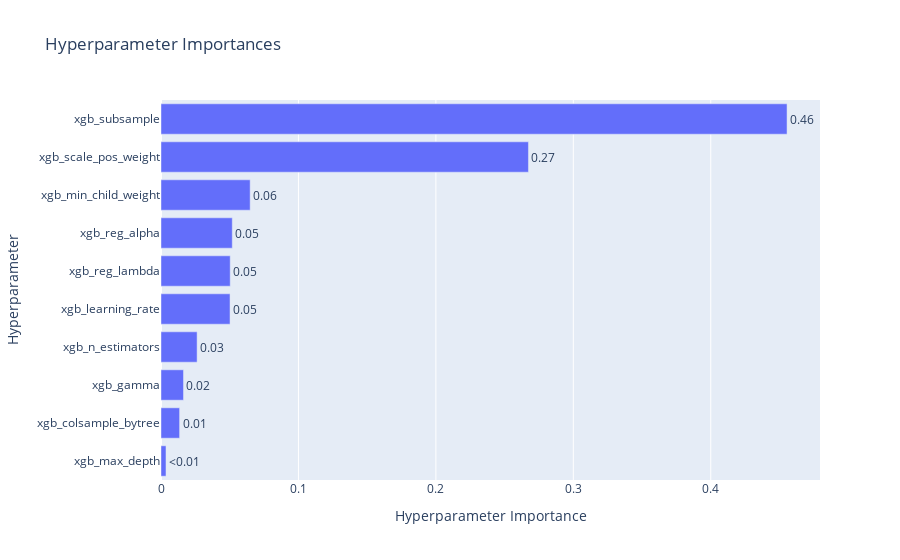

The cell this chart's notebook holds for it:
### Markdown cell above
With `XGBClassifier`, we achieve roughly the same log-loss as the Light GBM classifier.

### Code cell
# plot hyperparameter importances
fig = optuna.visualization.plot_param_importances(study)
fig.show()

### Figure 1 — Plotly figure (JSON) as saved in the notebook; plotly's stock layout.template omitted (floating-point values rounded to 4 significant figures)
{"data": [{"cliponaxis": false, "hovertemplate": ["xgb_max_depth (IntDistribution): 0.0036303459165180894<extra></extra>", "xgb_colsample_bytree (FloatDistribution): 0.013534712621479095<extra></extra>", "xgb_gamma (FloatDistribution): 0.016352969992860712<extra></extra>", "xgb_n_estimators (IntDistribution): 0.026274944677968665<extra></extra>", "xgb_learning_rate (CategoricalDistribution): 0.050236242199025394<extra></extra>", "xgb_reg_lambda (FloatDistribution): 0.05036287839660011<extra></extra>", "xgb_reg_alpha (FloatDistribution): 0.05186527306314126<extra></extra>", "xgb_min_child_weight (FloatDistribution): 0.06487322213559883<extra></extra>", "xgb_scale_pos_weight (FloatDistribution): 0.26735498747719033<extra></extra>", "xgb_subsample (FloatDistribution): 0.4555144235196176<extra></extra>"], "name": "Objective Value", "orientation": "h", "text": ["<0.01", "0.01", "0.02", "0.03", "0.05", "0.05", "0.05", "0.06", "0.27", "0.46"], "textposition": "outside", "type": "bar", "x": [0.00363, 0.01353, 0.01635, 0.02627, 0.05024, 0.05036, 0.05187, 0.06487, 0.2674, 0.4555], "y": ["xgb_max_depth", "xgb_colsample_bytree", "xgb_gamma", "xgb_n_estimators", "xgb_learning_rate", "xgb_reg_lambda", "xgb_reg_alpha", "xgb_min_child_weight", "xgb_scale_pos_weight", "xgb_subsample"]}], "layout": {"autosize": true, "title": {"text": "Hyperparameter Importances"}, "xaxis": {"autorange": true, "range": [0, 0.4795], "title": {"text": "Hyperparameter Importance"}, "type": "linear"}, "yaxis": {"autorange": true, "range": [-0.5, 9.5], "title": {"text": "Hyperparameter"}, "type": "category"}}}
